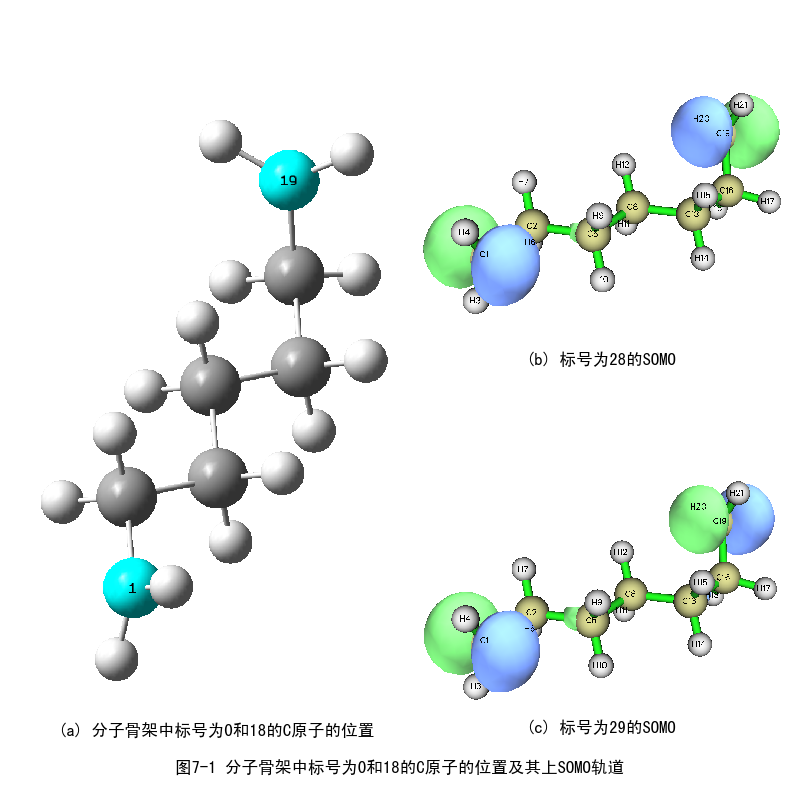

Python code for this plot:
import matplotlib as mpl
import matplotlib.pyplot as plt
import numpy as np

mpl.rcParams["font.sans-serif"] = ["SimHei"]
mpl.rcParams["axes.unicode_minus"] = False

outfile1 = plt.imread("C7H14.png")
outfile2 = plt.imread("000028.png")
outfile3 = plt.imread("000029.png")

fig = plt.figure(dpi=100,figsize=(8,8))

ax1 = fig.add_subplot(121)						# 绘制左边的子图
ax1.imshow(outfile1)
ax1.set_axis_off()
ax1.set_title("(a) 分子骨架中标号为0和18的C原子的位置", y=-0.105)

ax2 = fig.add_subplot(222)						# 绘制右上角子图
ax2.imshow(outfile2)
ax2.set_axis_off()
ax2.set_title("(b) 标号为28的SOMO", y=-0.20)

ax3 = fig.add_subplot(224)						# 绘制右下角子图
ax3.imshow(outfile3)
ax3.set_axis_off()
ax3.set_title("(c) 标号为29的SOMO", y=-0.15)

fig.suptitle("图7-1 分子骨架中标号为0和18的C原子的位置及其上SOMO轨道", y=0.05, va="top")

#plt.subplots_adjust()
plt.tight_layout(h_pad=0, w_pad=0)

plt.show()
